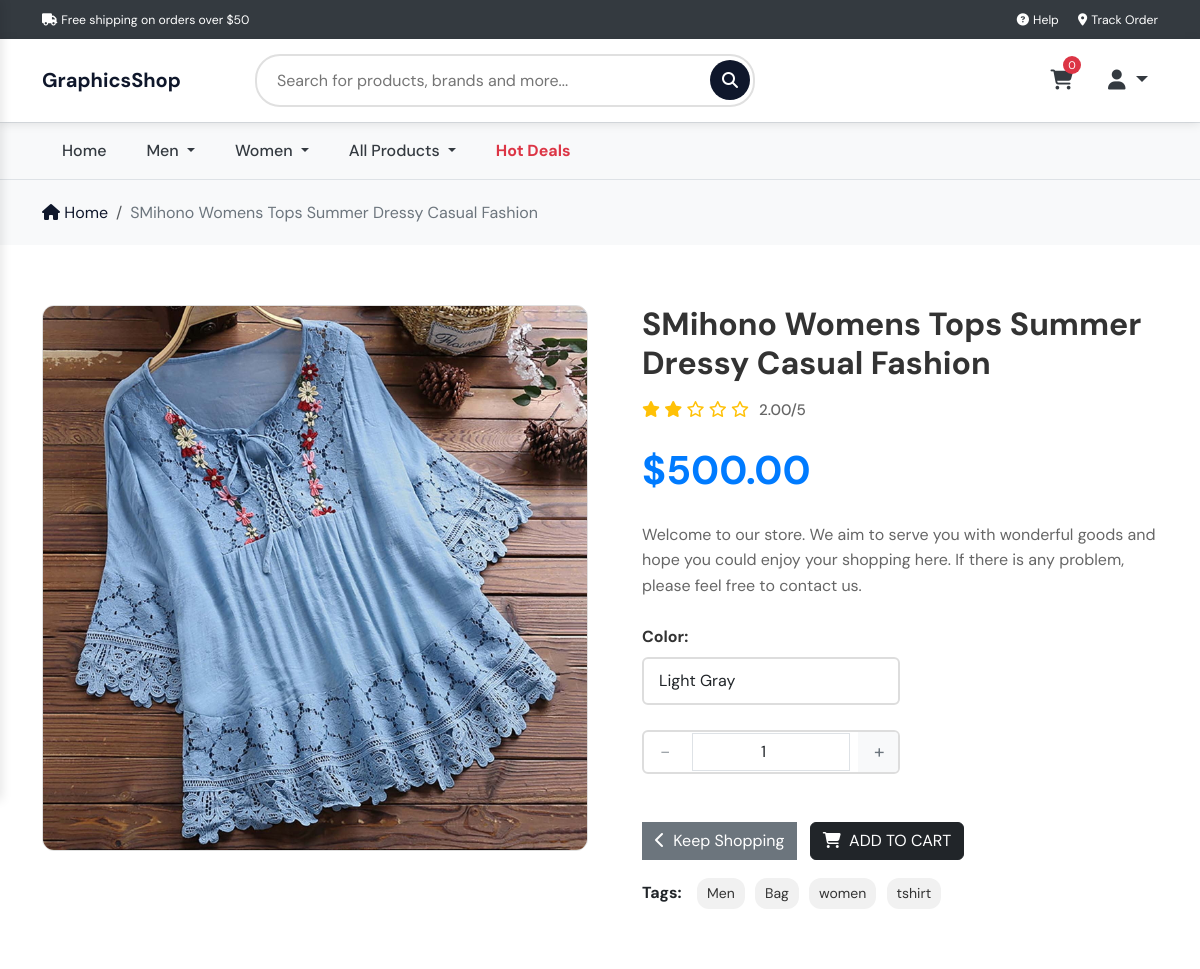
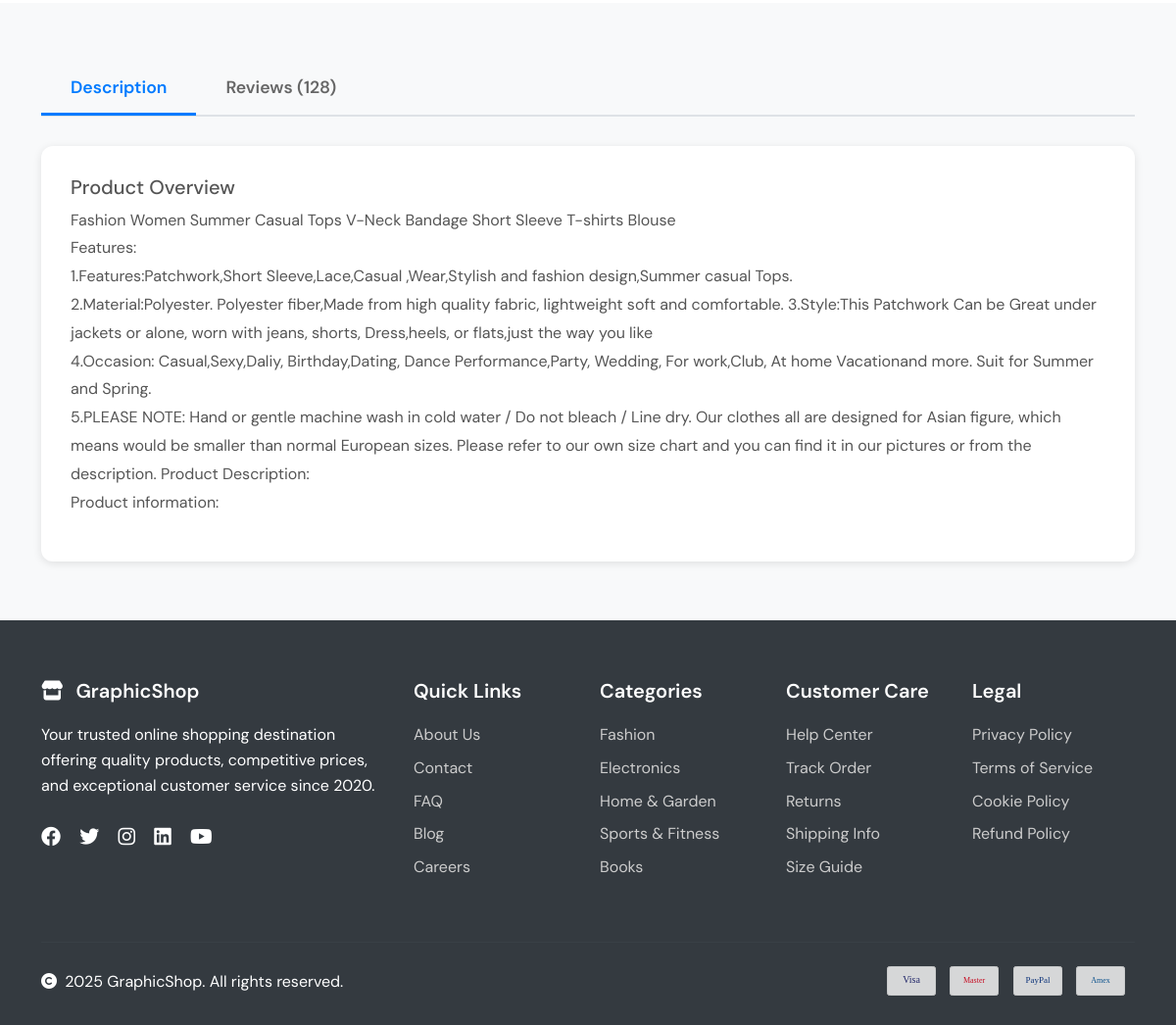
The page /products/smihono-womens-tops-summer-dressy-casual-fashion/ on the database its author committed (2 pictures, top to bottom).
### product/models.py (models this page shows, shortened)
class Category(models.Model):
    category = models.CharField(max_length=100, default='Men')
    category_slug = models.SlugField(max_length=100, unique=True, blank=True)
    category_image = models.ImageField(upload_to='category_images/', null=True, blank=True)
    is_active = models.BooleanField(default=True)
    parent_category = models.ForeignKey(
        'self',
        on_delete=models.CASCADE,
        null=True,
        blank=True,
        related_name='subcategories'
    )

class Product(models.Model):
    product_name = models.CharField(max_length=200)
    product_slug = models.SlugField(max_length=255, unique=True, blank=True)
    sku = models.CharField(max_length=200, unique=True, blank=True, null=True)
    brand = models.ForeignKey(Brand, on_delete=models.SET_NULL, null=True, blank=True)
    category = models.ForeignKey(Category, on_delete=models.SET_NULL, null=True, blank=True)
    tags = models.ManyToManyField(Tag, blank=True, related_name='products')
    price = models.DecimalField(max_digits=8, decimal_places=2, default=0.00)
    short_description = models.CharField(max_length=255, blank=True, null=True)
    description = HTMLField(blank=True, null=True)
    has_variation = models.BooleanField(default=False, null=True, blank=True)
    rating = models.DecimalField(max_digits=6, decimal_places=2, null=True, blank=True)
    image_url = models.URLField(max_length=1024, null=True, blank=True)
    thumbnail = models.ImageField(upload_to='thumbnails/', null=True, blank=True)
    is_active = models.BooleanField(default=True)
    is_featured = models.BooleanField(default=False)
    created_at = models.DateTimeField(auto_now_add=True)
    updated_at = models.DateTimeField(auto_now=True)

class ProductVariation(models.Model):
    product = models.ForeignKey(Product, on_delete=models.CASCADE, related_name='product_variations')
    variation = models.ForeignKey(Variation, on_delete=models.CASCADE)
    stock = models.PositiveIntegerField(default=0)
    class Meta:
        unique_together = ('product', 'variation')

class Variation(models.Model):
    name = models.CharField(max_length=100, default='')
    value = models.CharField(max_length=100, default='')
    variation_slug = models.SlugField(max_length=200, unique=True, blank=True, null=True)
    is_active = models.BooleanField(default=True)

class Tag(models.Model):
    tag = models.CharField(max_length=100, default='')
    tag_slug = models.SlugField(max_length=100, unique=True, blank=True)
    is_active = models.BooleanField(default=True)

### product/views.py (the view)
# urls.py: path('<slug:product_slug>/', views.product_detail, name='product_detail'),
def product_detail(request, product_slug):
    menuCategories = Category.objects.filter(
        is_active=True,
        parent_category__isnull=True
    ).prefetch_related("subcategories")
    product = get_object_or_404(Product, product_slug=product_slug)
    variations = product.product_variations.select_related('variation').all()
    grouped_variations = {}
    for name, group in groupby(sorted(variations, key=lambda v: v.variation.name), key=lambda v: v.variation.name):
        grouped_variations[name] = list(group)
    context = {
        'menuCategories': menuCategories,
        'product': product,
        'grouped_variations': grouped_variations,
    }
    return render(request, "product/product_details.html", context)

### bag/contexts.py (called while the page is built, shortened)
def bag_contents(request):
    bag_items = []
    total = 0
    product_count = 0
    bag = request.session.get('bag', {})
    if total < settings.FREE_DELIVERY_THRESHOLD:
        delivery = total * Decimal(settings.STANDARD_DELIVERY_PERCENTAGE / 100)
        free_delivery_delta = settings.FREE_DELIVERY_THRESHOLD - total
    else:
        delivery = 0
        free_delivery_delta = 0
    grand_total = delivery + total
    context = {
        'bag_items': bag_items,
        'total': total,
        'product_count': product_count,
        'delivery': delivery,
        'free_delivery_delta': free_delivery_delta,
        'free_delivery_threshold': settings.FREE_DELIVERY_THRESHOLD,
        'grand_total': grand_total,
    }
    return context

### product/templates/product/product_details.html (shortened to what this page needs)
{% extends 'frontend/layouts/base.html' %}
{% block content %}
{% load static %}
<section class="breadcrumb-section border-top">
    <div class="container">
        <nav aria-label="breadcrumb">
            <ol class="breadcrumb">
                <li class="breadcrumb-item"><a href="/"><i class="fas fa-home"></i> Home</a></li>
                <li class="breadcrumb-item active" aria-current="page">{{ product.product_name }}</li>
            </ol>
        </nav>
    </div>
</section>
<section class="product-details-section">
    <div class="container">
        <div class="row">
            <div class="col-lg-6">
                <div class="product-image-wrapper">
                    {% if product.thumbnail %}
                    <img src="{{ product.thumbnail.url }}" class="product-main-image" alt="{{ product.product_name }}"
                        id="mainImage">
                    {% elif product.image_url %}
                    <img src="{{ product.image_url }}" class="product-main-image" alt="{{ product.product_name }}"
                        id="mainImage">
                    {% else %}
                    <img src="{% static 'assets/images/default.jpg' %}" class="product-main-image" alt="No Image"
                        id="mainImage">
                    {% endif %}
                </div>
            </div>
            <div class="col-lg-6">
                <div class="product-info-wrapper">
                    <h1 class="product-detail-title">{{ product.product_name }}</h1>
                    {% if product.rating %}
                    <div class="product-rating">
                        <div class="rating-stars">
                            {% for i in "12345" %}
                            {% with star=forloop.counter %}
                            {% if product.rating >= star %}
                            <i class="fas fa-star"></i>
                            {% elif product.rating >= star|add:"-0.5" %}
                            <i class="fas fa-star-half-alt"></i>
                            {% else %}
                            <i class="far fa-star"></i>
                            {% endif %}
                            {% endwith %}
                            {% endfor %}
                        </div>
                        <span class="rating-text">{{ product.rating }}/5</span>
                    </div>
                    {% endif %}
                    <div class="product-detail-price">${{ product.price }}</div>
                    {% if product.short_description %}
                    <p class="product-short-desc">{{ product.short_description }}</p>
                    {% endif %}
                    <form class="form" action="{% url 'add_to_bag' product.id %}" method="POST">
                        <div class="form-row">
                            {% if grouped_variations %}
                                {% for variation_name, variations in grouped_variations.items %}
                                    <div class="variation-section mt-3">
                                        <span class="variation-label d-block mb-2 fw-bold">{{ variation_name }}:</span>
                                        <select class="variation-select form-select w-50" name="{{ variation_name|lower }}" required>
                                            {% for pv in variations %}
                                                <option value="{{ pv.variation.value|lower }}">{{ pv.variation.value }}</option>
                                            {% endfor %}
                                        </select>
                                    </div>
                                {% endfor %}
                            {% endif %}
                            <div class="quantity-selector mt-4">
                                <div class="quantity-input d-flex align-items-center w-50">
                                    <button type="button" class="quantity-btn btn btn-outline-secondary rounded-0 px-3">-</button>
                                    <input type="number"
                                        class="form-control text-center rounded-0 mx-2"
                                        name="quantity"
                                        value="1"
                                        min="1"
                                        max="99"
                                        data-item_id="{{ product.id }}"
                                        id="id_qty_{{ product.id }}">
                                    <button type="button" class="quantity-btn btn btn-outline-secondary rounded-0 px-3">+</button>
                                </div>
                            </div>
                            <div class="col-12 mt-5">
                                <a href="{% url 'all_products' %}" class="btn btn-secondary rounded-0 me-2">
                                    <i class="fas fa-chevron-left me-1"></i> Keep Shopping
                                </a>
                                <button type="submit" class="btn btn-dark text-uppercase">
                                    <i class="fas fa-shopping-cart me-1"></i> Add to Cart
                                </button>
                            </div>
                        </div>
                    </form>
                    {% if product.tags.all %}
                    <div class="product-tags">
                        <span class="tags-label">Tags:</span>
                        {% for tag in product.tags.all %}
                        <a href="" class="product-tag">
                            {{ tag.tag }}
                        </a>
                        {% empty %}
                        <span>No tags available</span>
                        {% endfor %}
                    </div>
                    {% endif %}
                </div>
            </div>
        </div>
    </div>
</section>
<section class="details-review-section">
    <div class="container">
        <ul class="nav nav-tabs" id="productTabs" role="tablist">
            <li class="nav-item" role="presentation">
                <button class="nav-link active" id="description-tab" data-bs-toggle="tab" data-bs-target="#description"
                    type="button" role="tab">
                    Description
                </button>
            </li>
            <li class="nav-item" role="presentation">
                <button class="nav-link" id="reviews-tab" data-bs-toggle="tab" data-bs-target="#reviews" type="button"
                    role="tab">
                    Reviews (128)
                </button>
            </li>
        </ul>
        <div class="tab-content" id="productTabContent">
            <div class="tab-pane fade show active" id="description" role="tabpanel">
                <div class="product-description">
                    <h5>Product Overview</h5>
                    {{ product.description | safe }}
                </div>
            </div>
        </div>
    </div>
</section>
{% endblock %}

### templates/frontend/includes/menu.html (shortened to what this page needs)
<nav class="menu-nav d-none d-lg-block">
    <div class="container">
        <div class="d-flex">
            <ul class="nav">
                <li class="nav-item">
                    <a class="nav-link" href="{% url 'home' %}">Home</a>
                </li>
                {% for cat in menuCategories %}
                    {% if cat.subcategories.all %}
                        {% if cat.subcategories.all|length > 0 %}
                            <li class="nav-item dropdown">
                                <a class="nav-link dropdown-toggle" href="{% url 'category' cat.category_slug %}" data-bs-toggle="dropdown">
                                    {{ cat.category }}
                                </a>
                            </li>
                        {% else %}
                            <li class="nav-item">
                                <a class="nav-link" href="{% url 'category' cat.category_slug %}">
                                    {{ cat.category }}
                                </a>
                            </li>
                        {% endif %}
                    {% else %}
                        <li class="nav-item">
                            <a class="nav-link" href="{% url 'category' cat.category_slug %}">
                                {{ cat.category }}
                            </a>
                        </li>
                    {% endif %}
                {% endfor %}
                 <li class="nav-item dropdown">
                    <a class="nav-link dropdown-toggle" href="#" data-bs-toggle="dropdown">
                        All Products
                    </a>
                </li>
                <li class="nav-item">
                    <a class="nav-link text-danger fw-bold" href="#">Hot Deals</a>
                </li>
            </ul>
        </div>
    </div>
</nav>

### static/assets/css/style.css (style rules this page uses)
:root { --primary-color: #0F172B; --secondary-color: #6c757d; --dark-color: #343a40; --light-bg: #f8f9fa; }
* { margin: 0; padding: 0; box-sizing: border-box; }
body { font-family: "DM Sans", sans-serif; line-height: 1.6; }
.menu-nav { background: var(--light-bg); padding: 0; border-top: 1px solid #dee2e6; }
.menu-nav .nav-link { color: var(--dark-color); font-weight: 500; padding: 15px 20px; transition: all 0.3s; border-radius: 0; }
.product-description { color: var(--secondary-color); font-size: 14px; margin-bottom: 15px; }
.product-rating { display: flex; align-items: center; gap: 8px; margin-bottom: 10px; }
.rating-stars { color: #ffc107; font-size: 0.9rem; }
.rating-text { font-size: 0.9rem; color: #666; font-weight: 500; }
.breadcrumb-section { background: var(--light-bg); padding: 20px 0; }
.breadcrumb { background: none; margin: 0; padding: 0; }
.breadcrumb-item a { color: var(--primary-color); text-decoration: none; }
.breadcrumb-item.active { color: var(--secondary-color); }
.product-details-section { padding: 60px 0; }
.product-image-wrapper { position: sticky; top: 20px; }
.product-main-image { width: 100%; border-radius: 12px; border: 1px solid #e0e0e0; margin-bottom: 15px; }
.product-info-wrapper { padding-left: 30px; }
.product-detail-title { font-size: 2rem; font-weight: 700; margin-bottom: 15px; color: #333; }
.product-rating { display: flex; align-items: center; gap: 10px; margin-bottom: 15px; }
.rating-stars { color: #ffc107; font-size: 1rem; }
.rating-text { font-size: 0.95rem; color: #666; font-weight: 500; }
.product-detail-price { font-size: 2.5rem; font-weight: 700; color: #007bff; margin-bottom: 20px; }
.product-short-desc { font-size: 1rem; color: #666; line-height: 1.6; margin-bottom: 25px; }
.variation-section { margin-bottom: 25px; }
.variation-label { font-size: 1rem; font-weight: 600; color: #333; margin-bottom: 10px; display: block; }
.variation-select { width: 100%; padding: 10px 15px; border: 2px solid #ddd; border-radius: 6px; font-size: 1rem; cursor: pointer; background: white; transition: border-color 0.3s; }
.quantity-selector { display: flex; align-items: center; gap: 15px; margin-bottom: 25px; }
.quantity-input { display: flex; align-items: center; border: 2px solid #ddd; border-radius: 6px; overflow: hidden; }
.quantity-btn { width: 40px; height: 40px; border: none; background: #f8f9fa; cursor: pointer; font-size: 1.2rem; transition: background 0.3s; }
.product-tags { margin-top: 15px; }
.tags-label { font-weight: bold; margin-right: 8px; }
.product-tag { display: inline-block; background: #f1f1f1; color: #333; padding: 4px 10px; margin: 3px; border-radius: 12px; font-size: 14px; text-decoration: none; }
.details-review-section { padding: 60px 0; background: #f8f9fa; }
.nav-tabs { border-bottom: 2px solid #dee2e6; margin-bottom: 30px; }
.nav-tabs .nav-link { color: #666; font-weight: 600; font-size: 1.1rem; padding: 12px 30px; border: none; border-bottom: 3px solid transparent; transition: all 0.3s; }
.nav-tabs .nav-link.active { color: #007bff; border-bottom-color: #007bff; background: transparent; }
.tab-content { background: white; padding: 30px; border-radius: 12px; box-shadow: 0 2px 8px rgba(0, 0, 0, 0.1); }
.product-description { font-size: 1rem; line-height: 1.8; color: #555; }

### rows shown on the page
Category: category "Men"
Category: category "Women"
Product: product_name "SMihono Womens Tops Summer Dressy Casual Fashion", thumbnail (picture), rating "2.00", price "500.00", short_description "Welcome to our store. We aim to serve you with wonderful goods and hope you could enjoy your shopping here. If there is any problem, please feel free to contact us.", quantity "1", description "Fashion Women Summer Casual Tops V-Neck Bandage Short Sleeve T-shirts Blouse Features: 1.Features:Patchwork,Short Sleeve,Lace,Casual ,Wear,Stylish and fashion design,Summer casual Tops. 2.Material:Polyester. Polyester fiber,Made from high quality fabric, lightweight soft and comfortable. 3.Style:This Patchwork Can be Great under jackets or alone, worn with jeans, shorts, Dress,heels, or flats,just the way you like 4.Occasion: Casual,Sexy,Daliy, Birthday,Dating, Dance Performance,Party, Wedding, For work,Club, At home Vacationand more. Suit for Summer and Spring. 5.PLEASE NOTE: Hand or gentle machine wash in cold water / Do not bleach / Line dry. Our clothes all are designed for Asian…"
ProductVariation: name "Color"
Tag: tag "Men"
Tag: tag "Bag"
Tag: tag "women"
Tag: tag "tshirt"

### other values the page prints
{{ free_delivery_threshold }} "50"
form field color "Light Gray"
